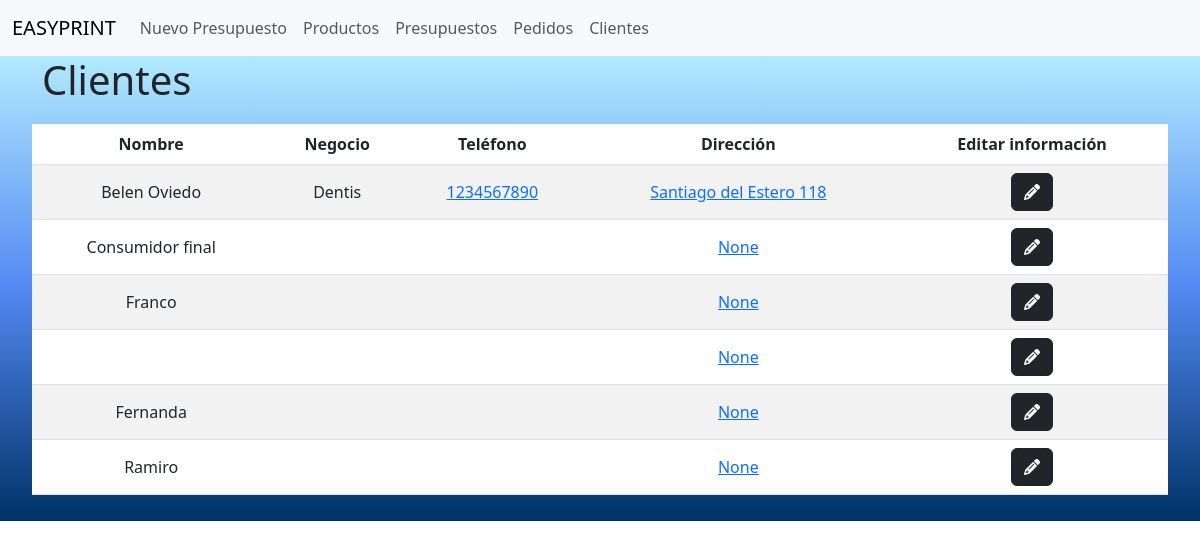
Screenshot of /Clientes with the database file from the repository.
### core/models.py (models this page shows, shortened)
class Cliente(models.Model):
    nombre = models.CharField(max_length=100)
    negocio = models.CharField(max_length=100, blank=True)
    telefono = models.CharField(max_length=13, blank=True)
    direccion = models.CharField(max_length=200, blank=True, null=True, default=None)
    email = models.EmailField(max_length=100, blank=True)
    metodo_contacto=models.IntegerField(null=False,blank=False,choices=metodo_contacto, default=0)
    created = models.DateTimeField(auto_now_add=True)
    updated = models.DateTimeField(auto_now_add=True)
    class META():
        verbose_name = "Cliente"
        verbose_name_plural = "Clientes"
    @property
    def direccion_google(self):
        if self.direccion != None:
            direccion_google = "+".join(self.direccion.split(" "))
            return direccion_google

### core/views.py (the view)
# urls.py: path('Clientes', Clientes, name='Clientes'),
def Clientes(request):
    clientes = Cliente.objects.all().order_by('-created')
    return render(request, 'core/Clientes.html', {'clientes': clientes})

### core/templates/core/Clientes.html (shortened to what this page needs)
{% extends 'core/base.html' %}
{% load static %}
        {% block head %}
        <link rel="stylesheet" href="{% static 'core/css/Clientes.css' %}">
        {% endblock %}
        {% block bodycontent %}
            <div class="container">
                <h1>Clientes</h1>
            </div>
            <div class="row">
                <div class="container">
                    <div class="col-sm-12 col-md-12 col-lg-12 col-xl-12">
                        <table id="Clientes" class="table table-hover table table-striped">
                            <thead>
                                <tr>
                                    <th class="centered">Nombre</th>
                                    <th class="centered">Negocio</th>
                                    <th class="centered">Teléfono</th>
                                    <th class="centered">Dirección</th>
                                    <th class="centered">Editar información</th>
                                </tr>
                            </thead>
                            <tbody id="tableBody_Clientes">
                                {% for c in clientes %}
                                    <tr>
                                        <td>{{c.nombre}}</td>
                                        <td>{{c.negocio}}</td>
                                        <td><a href="https://wa.me/{{c.telefono}}" target="_blank" rel="noopener noreferrer">{{c.telefono}}</a></td>
                                        <td><a href="https://www.google.com/maps/search/?api=1&query={{c.direccion_google}}" target="_blank" rel="noopener noreferrer">{{c.direccion}}</a></td>
                                        <td>
                                            <button type="button" class="btn btn-dark btn-xs" data-bs-toggle="modal" data-bs-target="#editarClienteModal" data-bs-whatever="{{c.id}}|{{c.nombre}}|{{c.negocio}}|{{c.telefono}}|{{c.direccion}}|{{c.metodo_contacto}}"><i class="fa-solid fa-pencil sm"></i></button>
                                        </td>
                                    </tr>
                                {% endfor %}
                            </tbody>
                        </table>
                    </div>
                </div>
            </div>
        {% endblock %}

### core/static/core/css/Index.css (style rules this page uses)
.centered { text-align: center !important; vertical-align: middle !important; }
th, td { text-align: center; vertical-align: middle; }
.row { border-radius: 10px; margin: 10px; padding: 10px; }

### rows the page displays
Cliente: nombre "Belen Oviedo", negocio "Dentis", telefono "1234567890", direccion "Santiago del Estero 118"
Cliente: nombre "Consumidor final", direccion "None"
Cliente: nombre "Franco", direccion "None"
Cliente: direccion "None"
Cliente: nombre "Fernanda", direccion "None"
Cliente: nombre "Ramiro", direccion "None"
